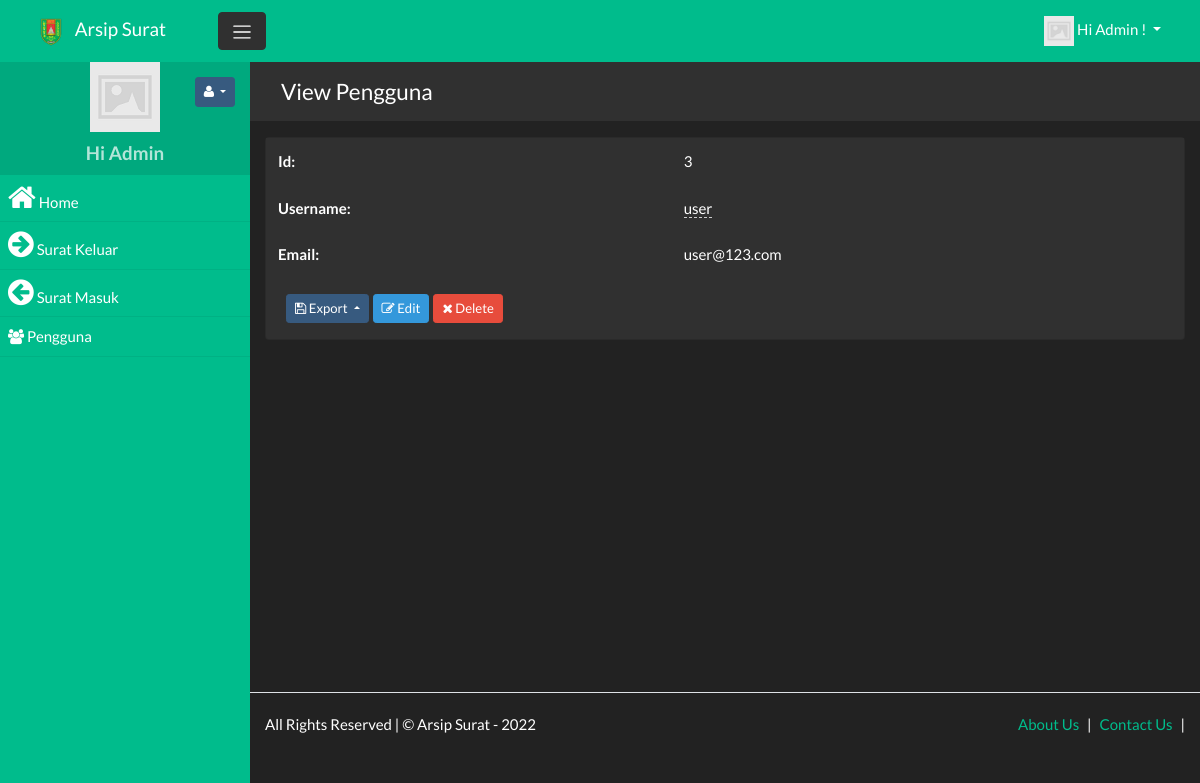
The app's page /pengguna/view/3 (signed in) with its own data.
### tables this page shows
CREATE TABLE `pengguna` (
  `id` int(11) NOT NULL,
  `username` varchar(255) NOT NULL,
  `password` varchar(255) DEFAULT NULL,
  `email` varchar(255) NOT NULL,
  `photo` varchar(255) NOT NULL,
  `login_session_key` varchar(255) DEFAULT NULL,
  `email_status` varchar(255) DEFAULT NULL,
  `password_expire_date` datetime DEFAULT '2022-05-28 00:00:00',
  `password_reset_key` varchar(255) DEFAULT NULL
);

### app/controllers/PenggunaController.php (called while the page is built, shortened)
<?php
class PenggunaController extends SecureController{
	function __construct(){
		$this->tablename = "pengguna";
	}
	function view($rec_id = null, $value = null){
		$db = $this->GetModel();
		$rec_id = $this->rec_id = urldecode($rec_id);
		$tablename = $this->tablename;
		$fields = array("id",
			"username",
			"email");
		if($value){
			$db->where($rec_id, urldecode($value));
		}
		else{
			$db->where("pengguna.id", $rec_id);;
		}
		$record = $db->getOne($tablename, $fields );
		return $this->render_view("pengguna/view.php", $record);
	}
}

### index.php (called while the page is built, shortened)
<?php
	require(HELPERS_DIR . 'Functions.php');
	require(SYSTEM_DIR . 'BaseView.php');
	$page = new Router;
	$page->init();

### app/models/PDODb.php (called while the page is built, shortened)
<?php
class PDODb
{
    private $connectionParams = array(
        'type' => 'mysql',
        'host' => null,
        'username' => null,
        'password' => null,
        'dbname' => null,
        'port' => null,
        'charset' => null
    );
    private $groupBy = array();
    private $orderBy = array();
    private $params = array();
    private $pdo;
    private $prefix = '';
    private $query = '';
    private $queryOptions = array();
    private $returnType = PDO::FETCH_ASSOC;
    private $useGenerator = false;
    public function __construct($type, $host = null, $username = null, $password = null, $dbname = null, $port = null, $charset = null)
    {
        if (is_array($type)) {
            $this->connectionParams = $type;
        }
		elseif (is_object($type)) {
            $this->pdo = $type;
        }
		else {
            foreach ($this->connectionParams as $key => $param) {
                if (isset($$key) && !is_null($$key)) {
                    $this->connectionParams[$key] = $$key;
                }
            }
        }
    }
    public function connect()
    {
		$dbType = strtolower($this->connectionParams['type']);
		if($dbType == 'sqlite'){
			$this->fieldQuote = '"';
			$connectionString = 'sqlite:'.$this->connectionParams['dbname'];
			$this->pdo = new PDO($connectionString);
		}
		else{
			$connectionString = $this->connectionParams['type'].':';
			$connectionParams = ['host', 'dbname', 'port'];
			foreach ($connectionParams as $connectionParam) {
				if (!empty($this->connectionParams[$connectionParam])) {
					$connectionString .= $connectionParam.'='.$this->connectionParams[$connectionParam].';';
				}
			}
			$connectionString = rtrim($connectionString, ';');
			$options = array(
				PDO::ATTR_ERRMODE => PDO::ERRMODE_EXCEPTION,
				PDO::ATTR_PERSISTENT => false
			);
			$this->pdo = new PDO($connectionString, $this->connectionParams['username'], $this->connectionParams['password'], $options);
			$charset = $this->connectionParams['charset'];
			if(!empty($charset)){
				$this->pdo->query("SET NAMES '$charset'");
			}
		}
    }
    private function buildCondition($operator, $conditions)
    {
        if (empty($conditions)) {
            return;
        }
        $this->query .= ' '.$operator;
        foreach ($conditions as $cond) {
            list ($concat, $varName, $operator, $val) = $cond;
            $this->query .= " ".$concat." ".$varName;
            switch (strtolower($operator)) {
                default:
                    if (is_array($val)) {
                        $this->params = array_merge($this->params, $val);
                    } elseif ($val === null) {
                        $this->query .= ' '.$operator." NULL";
                    } elseif ($val != 'DBNULL' || $val == '0') {
                        $this->query .= $this->buildPair($operator, $val);
                    }
            }
        }
    }
    protected function buildGroupBy()
    {
        if (empty($this->groupBy)) {
            return;
        }
        $this->query .= " GROUP BY ";
        $this->query = rtrim($this->query, ', ')." ";
    }
    private function buildLimit($numRows)
    {
		$dbType = $this->connectionParams['type'];
		if($dbType == 'sqlsrv'){
			if (is_array($numRows)) {
				$limit = $numRows[1];
				$offset = intval($numRows[0]);
				$orderby = null;
				if(empty($this->orderBy)){
					$orderby = " ORDER BY(SELECT NULL)";
				}
				$this->query .= "$orderby OFFSET $offset ROWS FETCH NEXT $limit ROWS ONLY";
			}
		}
		else{
			if (is_array($numRows)) {
				$this->query .= ' LIMIT '.(int) $numRows[1].' OFFSET '.(int) $numRows[0];
			}
			else {
				$this->query .= ' LIMIT '.(int) $numRows;
			}
		}
	}
    private function buildOrderBy()
    {
        if (empty($this->orderBy)) {
            return;
        }
        $this->query .= " ORDER BY ";
        $this->query = rtrim($this->query, ', ')." ";
    }
    private function buildPair($operator, $value)
    {
        if (!is_object($value)) {
            $this->params[] = $value;
            return ' '.$operator.' ? ';
        }
        $subQuery = $value->getSubQuery();
        return " ".$operator." (".$subQuery['query'].") ".$subQuery['alias'];
    }
    private function buildQuery($numRows, $tableData = null)
    {
		$this->params = [];
        return $this->prepare();
    }
    private function buildResult($stmt)
    {
		if ($stmt->columnCount () == 0){
			return $stmt->rowCount();
		}
		else{
			if ($this->useGenerator) {
				return $this->buildResultGenerator($stmt);
			}
			else {
				return $stmt->fetchAll($this->returnType);
			}
		}
    }
    private function determineType($item)
    {
        switch (gettype($item)) {
            case 'string':
                return PDO::PARAM_STR;
        }
    }
    private function getTableName($tableName)
    {
        return strpos($tableName, '.') !== false ? $tableName : $this->prefix.$tableName;
    }
    public function get($tableName, $numRows = null, $columns = '*')
    {
        $column = is_array($columns) ? implode(', ', $columns) : $columns;
		$dbType = $this->connectionParams['type'];
		$queryOptions = implode(' ', $this->queryOptions);
		$sqlsrvTop = "";
        $this->query = "SELECT $queryOptions $sqlsrvTop $column FROM " . $this->getTableName($tableName);
		$stmt = $this->buildQuery($numRows);
        $stmt->execute();
        $result = $this->buildResult($stmt);
        return $result;
    }
    public function getOne($tableName, $columns = '*')
    {
        $result = $this->get($tableName, 1, $columns);
        if ($this->useGenerator) {
            return $result->current() ? $result->current() : false;
        } else {
            return $result ? $result[0] : false;
        }
    }
    public function pdo()
    {
        if (!$this->pdo) {
            $this->connect();
        }
        return $this->pdo;
    }
    private function prepare()
    {
		$query = $this->query;
        $stmt = $this->pdo()->prepare($query);
        foreach ($this->params as $key => $value) {
            $stmt->bindValue(is_int($key) ? $key + 1 : ':'.$key, $value, $this->determineType($value));
        }
        return $stmt;
    }
    private function reset()
    {
        $this->groupBy         = [];
        $this->orderBy         = [];
        $this->params          = [];
        $this->query           = '';
        $this->queryOptions    = [];
    }
}

### app/views/partials/pengguna/view.php (the view, shortened to what this page needs)
<?php
$page_element_id = "view-page-" . random_str();
$current_page = $this->set_current_page_link();
$data = $this->view_data;
$show_header = $this->show_header;
?>
<section class="page" id="<?php echo $page_element_id; ?>" data-page-type="view"  data-display-type="table" data-page-url="<?php print_link($current_page); ?>">
    <?php
    if( $show_header == true ){
    ?>
    <div  class="bg-light p-3 mb-3">
        <div class="container">
            <div class="row ">
                <div class="col ">
                    <h4 class="record-title">View  Pengguna</h4>
                </div>
            </div>
        </div>
    </div>
    <?php
    }
    ?>
    <div  class="">
        <div class="container">
            <div class="row ">
                <div class="col-md-12 comp-grid">
                    <div  class="card animated fadeIn page-content">
                        <?php
                        if(!empty($data)){
                        $rec_id = (!empty($data['id']) ? urlencode($data['id']) : null);
                        ?>
                        <div id="page-report-body" class="">
                            <table class="table table-hover table-borderless table-striped">
                                <tbody class="page-data" id="page-data-<?php echo $page_element_id; ?>">
                                    <tr  class="td-id">
                                        <th class="title"> Id: </th>
                                        <td class="value"> <?php echo $data['id']; ?></td>
                                    </tr>
                                    <tr  class="td-username">
                                        <th class="title"> Username: </th>
                                        <td class="value">
                                            <span  data-value="<?php echo $data['username']; ?>"
                                                data-pk="<?php echo $data['id'] ?>"
                                                data-url="<?php print_link("pengguna/editfield/" . urlencode($data['id'])); ?>"
                                                data-name="username"
                                                data-title="Enter Username"
                                                data-placement="left"
                                                data-toggle="click"
                                                data-type="text"
                                                data-mode="popover"
                                                data-showbuttons="left"
                                                class="is-editable" >
                                                <?php echo $data['username']; ?>
                                            </span>
                                        </td>
                                    </tr>
                                    <tr  class="td-email">
                                        <th class="title"> Email: </th>
                                        <td class="value"> <?php echo $data['email']; ?></td>
                                    </tr>
                                </tbody>
                            </table>
                        </div>
                        <div class="p-3 d-flex">
                            <div class="dropup export-btn-holder mx-1">
                                <button class="btn btn-sm btn-primary dropdown-toggle" type="button" data-toggle="dropdown" aria-haspopup="true" aria-expanded="false">
                                    <i class="fa fa-save"></i> Export
                                </button>
                                                </div>
                                                <a class="btn btn-sm btn-info"  href="<?php print_link("pengguna/edit/$rec_id"); ?>">
                                                    <i class="fa fa-edit"></i> Edit
                                                </a>
                                                <a class="btn btn-sm btn-danger record-delete-btn mx-1"  href="" data-prompt-msg="Are you sure you want to delete this record?" data-display-style="modal">
                                                    <i class="fa fa-times"></i> Delete
                                                </a>
                                            </div>
                                            <?php
                                            }
                                            ?>
                                        </div>
                                    </div>
                                </div>
                            </div>
                        </div>
                    </section>

### assets/css/custom-style.css (style rules this page uses)
body { margin: 0; padding: 0; overflow-x: hidden; }
td, th { position:relative; }
td .is-editable { border-bottom:none; border-bottom: 1px dashed #ccc; }
.dropdown-toggle:after { transition: 0.5s; }
.table tr td { vertical-align: middle !important; }
.table { margin-bottom: 0; }
.table-borderless tbody tr td, .table-borderless tbody tr th, .table-borderless thead tr th { border: none; }
h1, h2, h3, h4, h5 { margin: 0; padding: 0; }
body { padding-top:50px; }

### records on screen
pengguna: id "3", username "user", email "user@123.com"

### other values on screen
SITE_NAME "Arsip Surat"
USER_NAME "Admin"
$menuobj['label'] "Home"
$menuobj['label'] "Surat Keluar"
$menuobj['label'] "Surat Masuk"
$menuobj['label'] "Pengguna"
